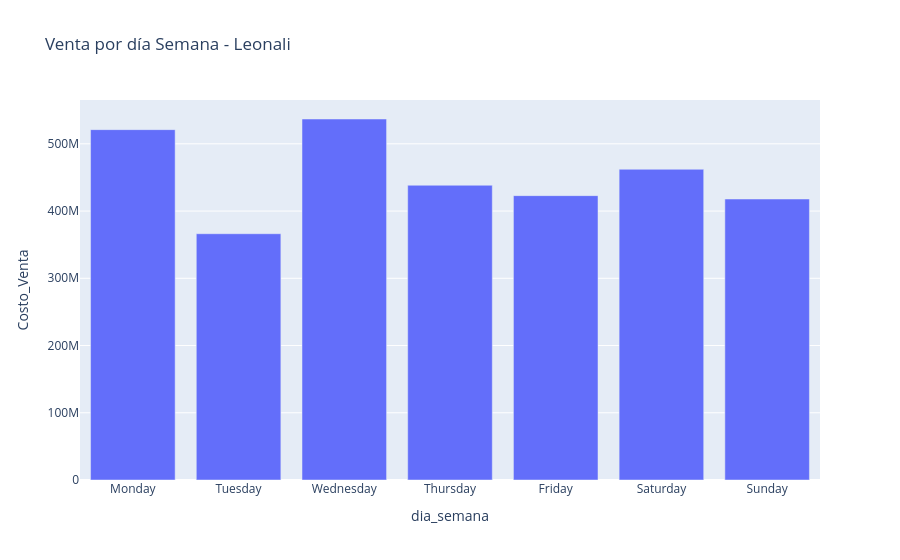

Write notebook code for a chart like this one.
### Code cell
orden_dias = ['Monday', 'Tuesday', 'Wednesday', 'Thursday', 'Friday', 'Saturday', 'Sunday']
datos_dia = df.groupby('dia_semana')['Costo_Venta'].sum().reset_index()
fig = px.bar(
    datos_dia,
    x='dia_semana',
    y='Costo_Venta',
    title='Venta por día Semana - Leonali',
    category_orders={'dia_semana': orden_dias}
)
fig.show()
fig.write_image('../reports/08_venta_dia_semana.png', width=1200, height=500)

### Figure 1 — Plotly figure (JSON) as saved in the notebook; plotly's stock layout.template omitted (floating-point values rounded to 4 significant figures)
{"data": [{"hovertemplate": "dia_semana=%{x}<br>Costo_Venta=%{y}<extra></extra>", "legendgroup": "", "marker": {"color": "#636efa", "pattern": {"shape": ""}}, "name": "", "orientation": "v", "showlegend": false, "textposition": "auto", "type": "bar", "x": ["Friday", "Monday", "Saturday", "Sunday", "Thursday", "Tuesday", "Wednesday"], "xaxis": "x", "y": [422900000.0, 521100000.0, 462100000.0, 417900000.0, 438400000.0, 366300000.0, 536900000.0], "yaxis": "y"}], "layout": {"barmode": "relative", "legend": {"tracegroupgap": 0}, "title": {"text": "Venta por día Semana - Leonali"}, "xaxis": {"anchor": "y", "categoryarray": ["Monday", "Tuesday", "Wednesday", "Thursday", "Friday", "Saturday", "Sunday"], "categoryorder": "array", "domain": [0, 1], "title": {"text": "dia_semana"}}, "yaxis": {"anchor": "x", "domain": [0, 1], "title": {"text": "Costo_Venta"}}}}
